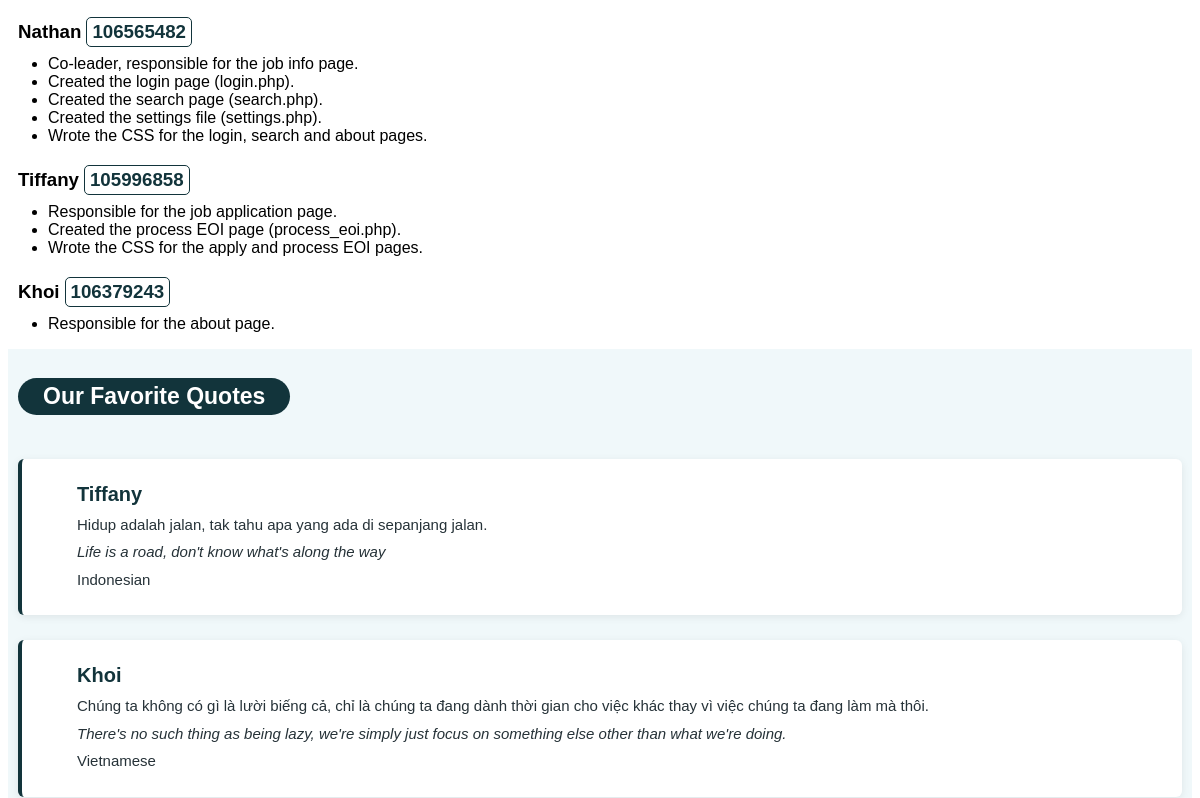
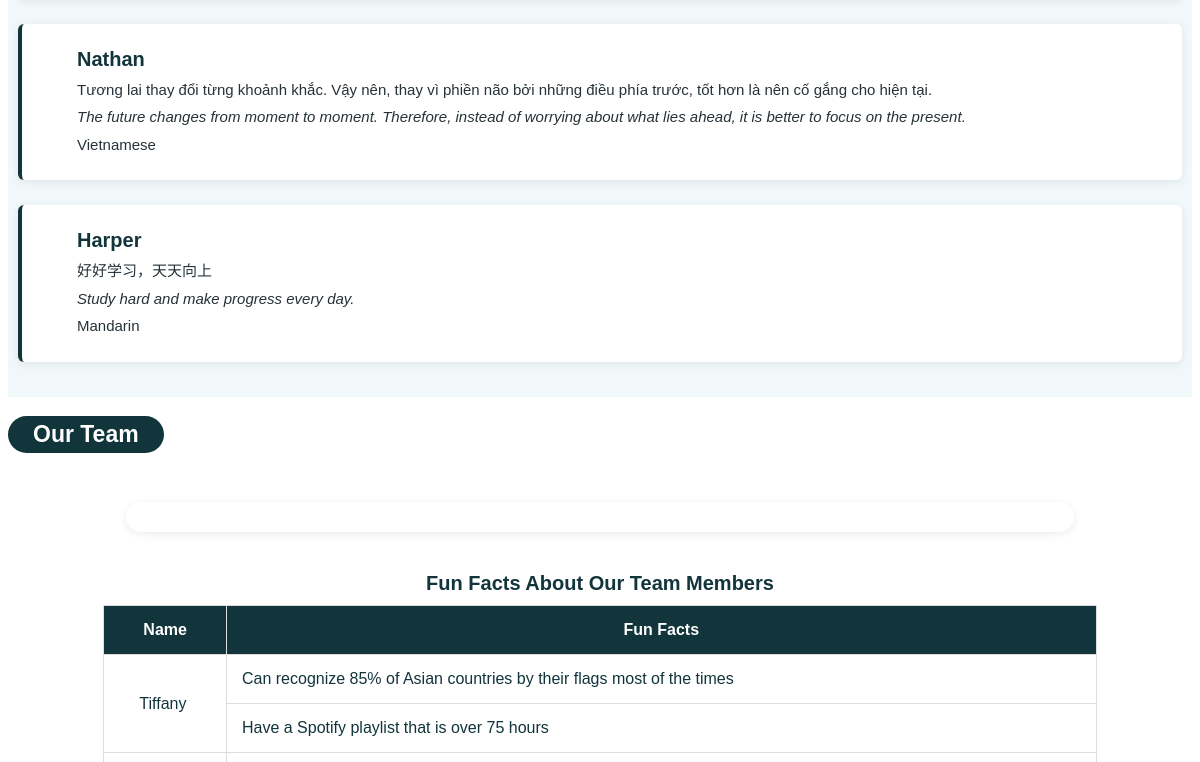
The page /about.php (middle part) on the database as committed earlier (2 pictures, top to bottom).
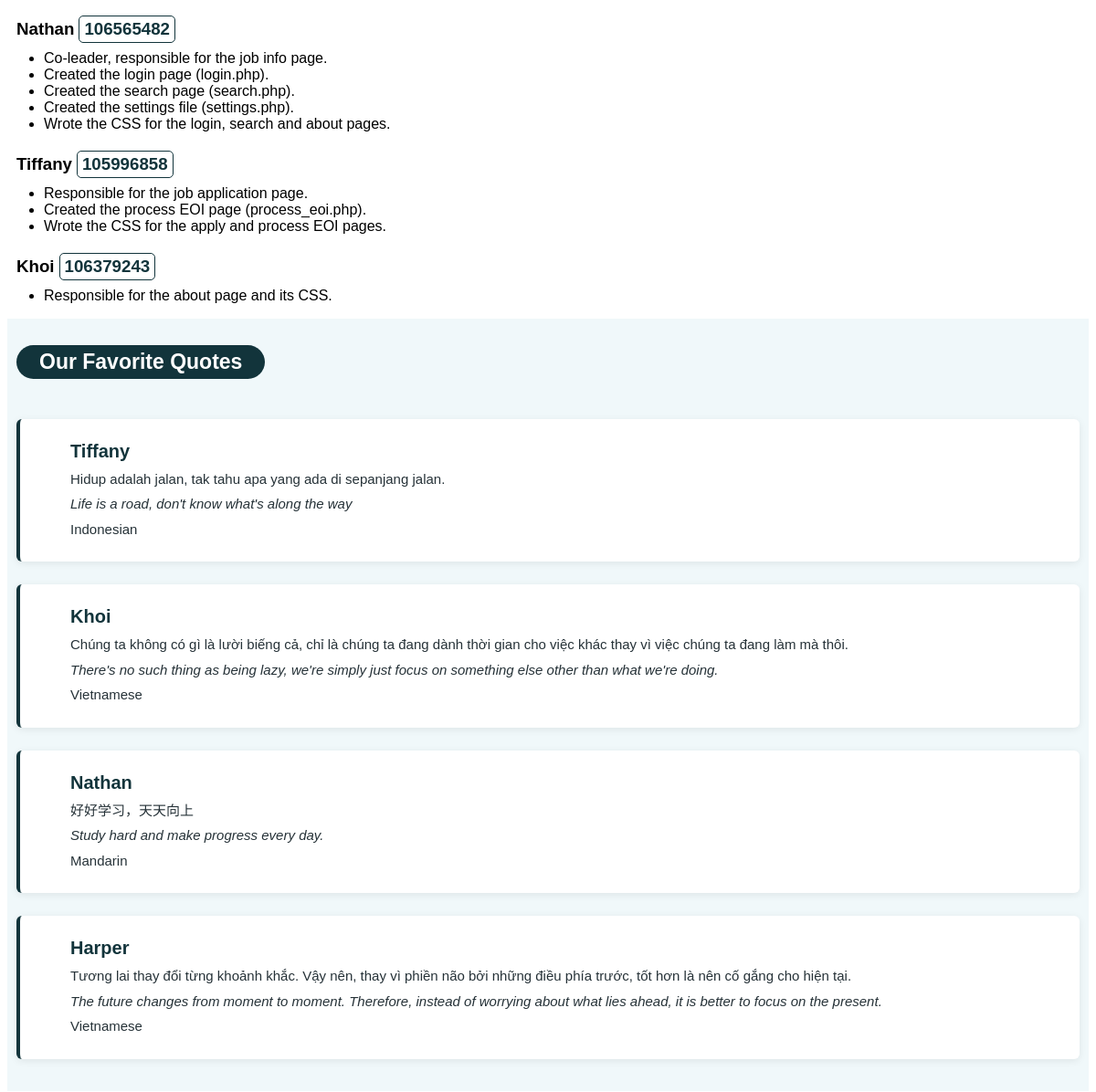
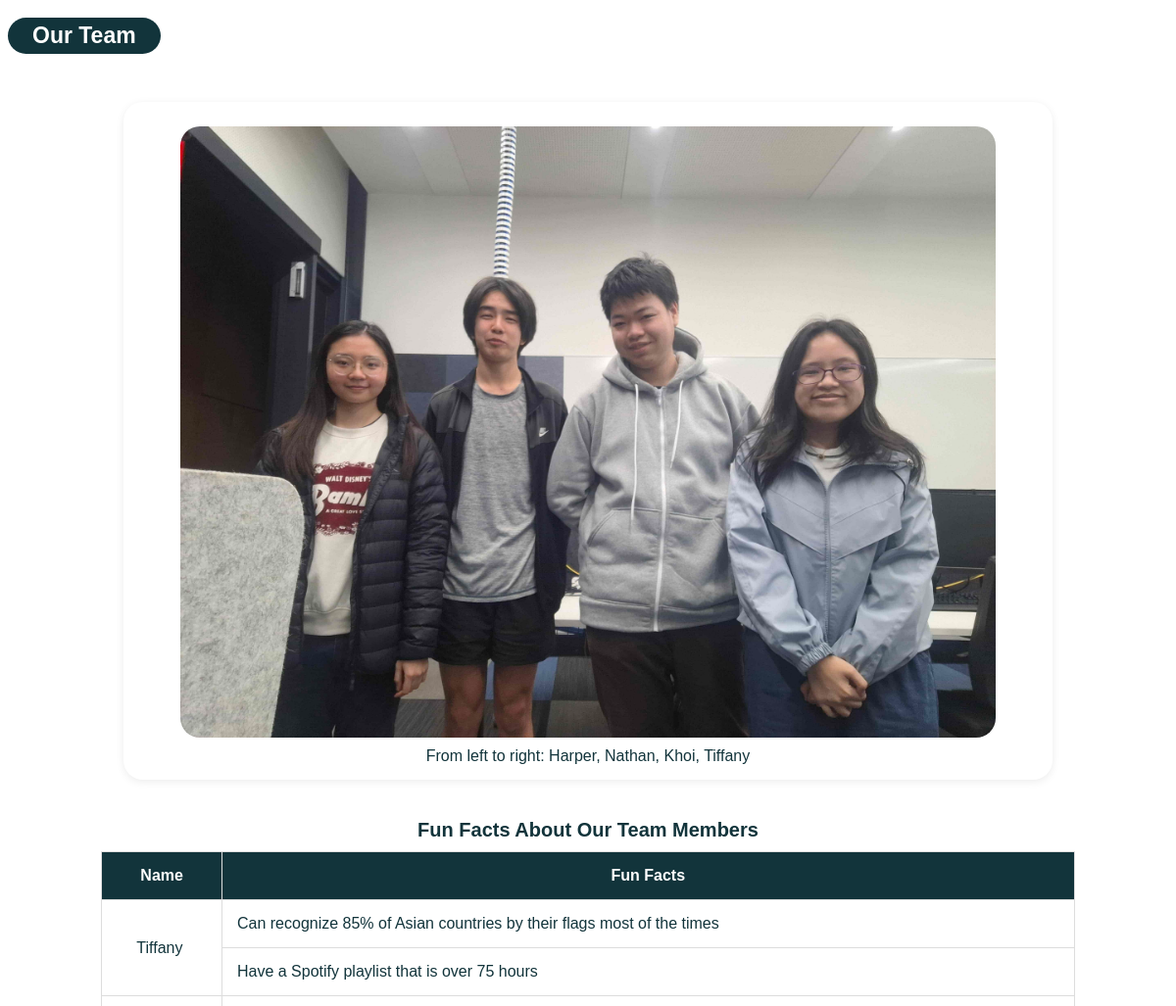
The same page on the database as committed later (2 pictures, top to bottom).
### tables this page shows
CREATE TABLE contributions (
    contribution_id INT AUTO_INCREMENT PRIMARY KEY,
    student_id      VARCHAR(10) NOT NULL,
    name            VARCHAR(50) NOT NULL,
    description     VARCHAR(255) NOT NULL,
    member_order    INT NOT NULL DEFAULT 0,
    item_order      INT NOT NULL DEFAULT 0
) DEFAULT CHARSET=utf8mb4 COLLATE=utf8mb4_unicode_ci;

CREATE TABLE about (
    student_id     VARCHAR(10) NOT NULL PRIMARY KEY,
    name           VARCHAR(50) NOT NULL,
    quote_native   TEXT NOT NULL,
    quote_english  TEXT NOT NULL,
    quote_language VARCHAR(30) NOT NULL
) DEFAULT CHARSET=utf8mb4 COLLATE=utf8mb4_unicode_ci;

CREATE TABLE `image_section` (
  `img_index` int(11) NOT NULL,
  `img_location` text NOT NULL,
  `img_alt_description` text NOT NULL,
  `img_title` text NOT NULL,
  `img_figcaption` text NOT NULL,
  `width` int(11) NOT NULL,
  `height` int(11) NOT NULL
);

### about.php (the view, shortened to what this page needs)
<?php
$config = require "settings.php";
$dbconn = mysqli_connect(
    $config['host'],
    $config['user'],
    $config['pwd'],
    $config['sql_db']
);
mysqli_set_charset($dbconn, 'utf8mb4');
$query = "SELECT student_id, name, description
          FROM contributions
          ORDER BY member_order, item_order";
$result = mysqli_query($dbconn, $query);
$quote_query = "SELECT student_id, name, quote_native, quote_english, quote_language
                FROM about";
$quote_result = mysqli_query($dbconn, $quote_query);
$quotes = array();
while ($quote_row = mysqli_fetch_assoc($quote_result)) {
    $quotes[$quote_row['student_id']] = $quote_row;
}
?>
<!DOCTYPE html>
<html lang="en">
<head>
    <link rel="stylesheet" href="styles/styles.css">
</head>
<body>
             <div class="member-list">
                <?php
                $current = "";
                while ($row = mysqli_fetch_assoc($result)) {
                    if ($row['student_id'] != $current) {
                        if ($current != "") {
                            echo "</ul></div>";
                        }
                        echo "<div class='member'>";
                        echo "<h3>" . htmlspecialchars($row['name'])
                            . "</h3><h3 class='student-id'>" . htmlspecialchars($row['student_id'])
                            . "</h3></div>";
                        echo "<ul>";
                        $current = $row['student_id'];
                    }
                    echo "<li>" . htmlspecialchars($row['description'])
                        . "</li>";
                }
                if ($current != "") {
                    echo "</ul>";
                }
                ?>
    <section class='quotes-section'>
    <h2 class="heading-background">Our Favorite Quotes</h2>
    <?php
    foreach ($quotes as $student_id => $student_quote) {
        echo "<div class='quote-box'>";
        echo "<blockquote>";
        echo "<h3>" . htmlspecialchars($student_quote['name'], ENT_QUOTES, 'UTF-8') . "</h3>";
        echo "<p>" . htmlspecialchars($student_quote['quote_native'], ENT_QUOTES, 'UTF-8') . "</p>";
        echo "<p><em>" . htmlspecialchars($student_quote['quote_english'], ENT_QUOTES, 'UTF-8') . "</em></p>";
        echo "<p>" . htmlspecialchars($student_quote['quote_language'], ENT_QUOTES, 'UTF-8') . "</p>";
        echo "</blockquote>";
        echo "</div>";
    }
    ?>
    </section>
    <h2 class="heading-background">Our Team</h2>
    <figure class="image-style">
    <?php
        $result_img = mysqli_query($dbconn, "SELECT * FROM image_section LIMIT 1");
        if ($result_img) {
            while ($row = mysqli_fetch_assoc($result_img)) {
                echo "<img src=\"" . $row['img_location'] . "\"";
                echo " alt=\"" . $row['img_alt_description'] . "\" title=\"" . $row['img_title'];
                echo "\" width=\"" . $row['width'] . "\" height=\"" . $row['height'] . "\">";
                echo " <figcaption>" . $row['img_figcaption'] . "</figcaption>";
            }
        } else echo "Error: Could not fetch data from database!";
    ?>
    </figure>
    <?php
    if($dbconn) {
        $query = "SELECT about.name, facts.fact
                  FROM facts
                  LEFT OUTER JOIN about
                    ON about.student_id = facts.student_id
                  ORDER BY about.student_id, facts.fact_id";
        $query_res = mysqli_query($dbconn, $query);
        if($query_res) {
            $query_res = mysqli_fetch_all($query_res, MYSQLI_ASSOC);
            $fun_facts = [];
            foreach($query_res as $row) {
                $name = $row['name'];
                $fun_facts[$name][] = $row['fact'];
            }
            echo "<table class='facts'> <caption><strong>Fun Facts About Our Team Members</strong></caption>
            <thead>
                <tr>
                    <th>Name</th>
                    <th>Fun Facts</th>
                </tr>
            </thead>
            <tbody>";
            foreach($fun_facts as $name => $fact_array) {
                $fact_count = count($fact_array);
                echo "<tr>";
                echo "<td class='name' rowspan='{$fact_count}'>" . htmlspecialchars($name). "</td>";
                echo "<td class='fact-cell'>" . htmlspecialchars($fact_array[0]) . "</td>";
                echo "</tr>";
                for ($i = 1; $i < $fact_count; $i++) {
                    echo "<tr>";
                    echo "<td class='fact-cell'>" . htmlspecialchars($fact_array[$i]) . "</td>";
                    echo "</tr>";
                }
            }
            echo "</tbody> </table>";
        }
    } else echo "<p>Error: Could not fetch data from database!</p>";
    ?>
    <br>
    <br>
</body>
</html>

### styles/styles.css (style rules this page uses)
* { box-sizing: border-box; font-family: Arial, Helvetica, sans-serif; }
html { scroll-behavior: smooth; }
:root { --alice-blue: #f0f8faff; --white: #ffff; --light-grey: lightgrey; --jet-black: #12343bff; --jet-black-2: #263238ff; --color-text-headers: var(--jet-black); --color-text-dark: var(--jet-black-2); --color-text-link-dark: var(--jet-black-2); --color-text-link-dark-hover: var(--jet-black); --color-bg-main: var(--alice-blue); --color-bg-section: var(--white); --color-bg-highlight: var(--alice-blue); --color-border: var(--light-grey); --color-border-highlight: var(--alice-blue); }
th, td { padding: 15px; border: 1px solid #ddd; background-color: white; }

### about.php (style rules this page uses)
.quotes-section { padding: 10px; color: #12343B; background-color: #F0F8FA;; }
h2 { color: #12343B; font-size: 23px; }
.member { display: flex; align-items: center; gap: 5px; margin-top: 20px; margin-left: 10px; }
.member h3 { margin: 0; }
.member + ul { margin-top: 8px; }
.student-id { color: #12343B; font-weight: bold; display: inline-block; border: 1px solid #12343B; border-radius: 5px; padding: 3px 5px; }
table { border-collapse: collapse; border: 1.5px solid #12343B; color: #12343B; border-spacing: 0; margin: auto; }
th { text-align: center; background-color: #12343B; color: white; }
.name { padding: 0 35px; }
caption { font-size: 20px; }
.quote-box { width: 100%; box-sizing: border-box; margin: 25px 0; padding: 8px 15px; background-color: #FFF; border-left: 4px solid #12343B; border-radius: 6px; box-shadow: 0 2px 8px rgb(0 0 0 / 8%); }
.quote-box h3 { font-size: 20px; color: #12343B; text-align: left; margin: 0 0 8px; }
.quote-box p { font-size: 15px; line-height: 1.5; color: #263238; text-align: left; margin: 5px 0; }
.heading-background { display: inline-block; color: #ffffff; background: #12343B; padding: 5px 25px; border-radius: 20px; }
caption { margin: 10px; }
.image-style { width: 4000px; max-width: 80%; margin: 30px auto; padding: 15px 0px; border-radius: 20px; box-shadow: 0 2px 8px rgb(0 0 0 / 8%); text-align: center; box-sizing: border-box; }
.image-style img { border-radius: 30px; display: block; margin: 0 auto; width: 90%; height: 90%; padding: 10px; }
.image-style figcaption { color: #12343B; }

Rows that differ between the two databases and show on the page:
changed contributions "Khoi": description "Responsible for the about page." → "Responsible for the about page and its CSS."
changed about "Nathan": quote_native "Tương lai thay đổi từng khoảnh khắc. Vậy nên, thay vì phiền não bởi những điều phía trước, tốt hơn là nên cố gắng cho hiện tại." → "好好学习，天天向上"; quote_english "The future changes from moment to moment. Therefore, instead of worrying about what lies ahead, it is better to focus on the present." → "Study hard and make progress every day."; quote_language "Vietnamese" → "Mandarin"
changed about "Harper": quote_native "好好学习，天天向上" → "Tương lai thay đổi từng khoảnh khắc. Vậy nên, thay vì phiền não bởi những điều phía trước, tốt hơn là nên cố gắng cho hiện tại."; quote_english "Study hard and make progress every day." → "The future changes from moment to moment. Therefore, instead of worrying about what lies ahead, it is better to focus on the present."; quote_language "Mandarin" → "Vietnamese"
added image_section: img_location (picture), img_figcaption "From left to right: Harper, Nathan, Khoi, Tiffany"
